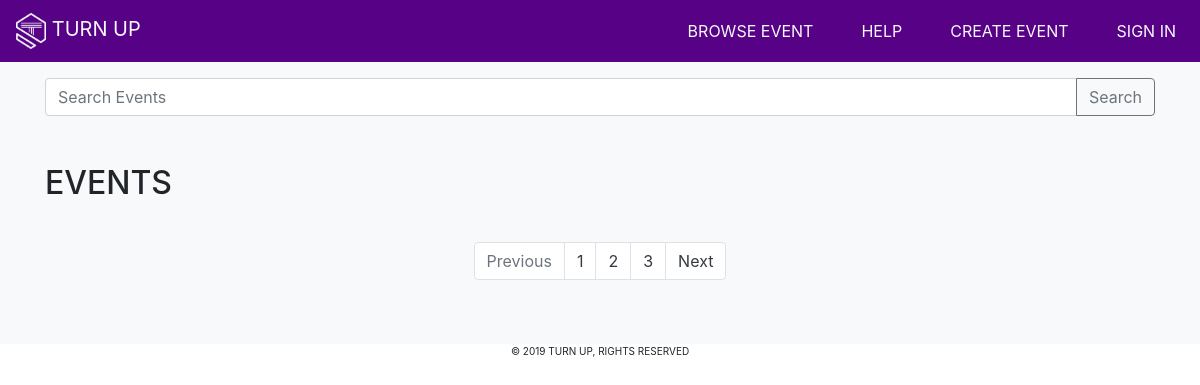
/events/, run on an earlier commit of the app's database.
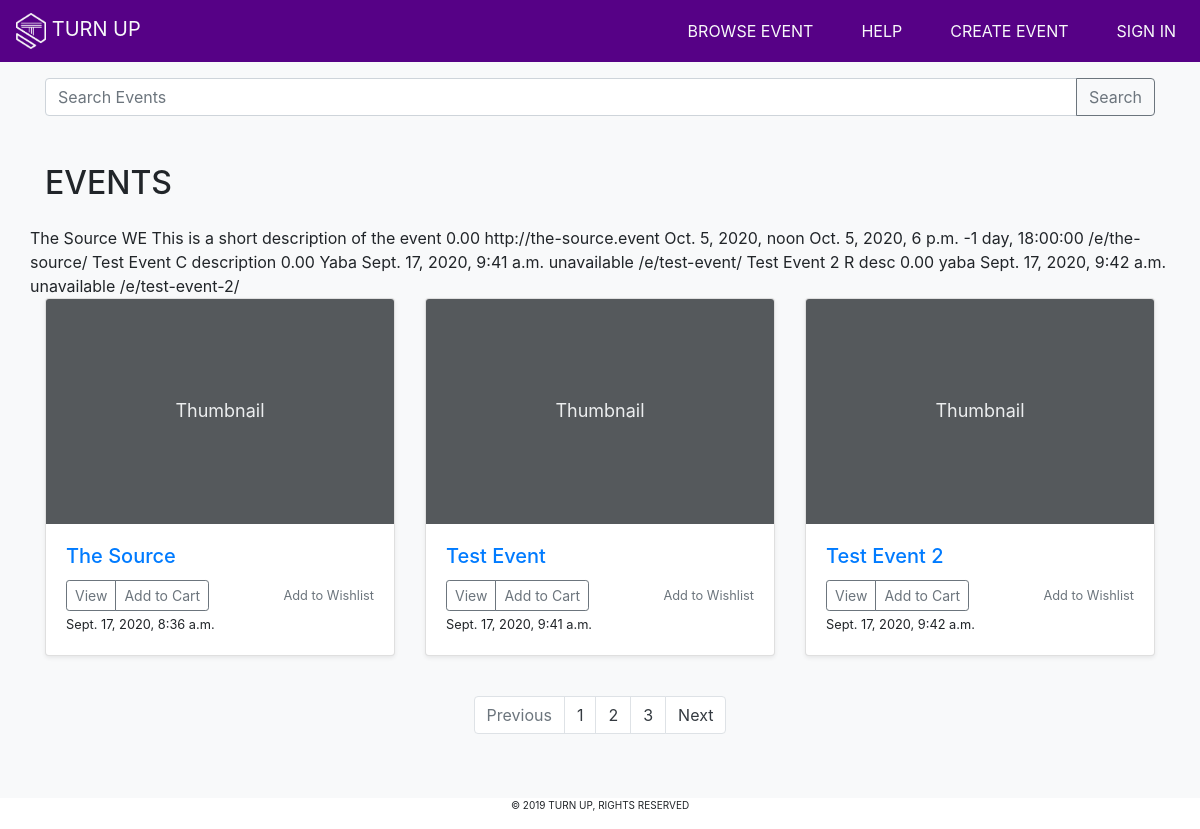
And on a later commit of the database.
### core/models.py (models this page shows, shortened)
class Event(models.Model):
    name = models.CharField(max_length=250)
    category = models.CharField(choices=EVENT_CHOICES, max_length=3, blank=True, null=True)
    description = models.TextField(blank=True, null=True)
    location = models.CharField(max_length=50)
    price = models.DecimalField(max_digits=5, decimal_places=2, default=0.00)
    sale_price = models.DecimalField(max_digits=5, decimal_places=2, blank=True, null=True)
    slug = models.SlugField(unique=True)
    start_time = models.DateTimeField(auto_now=False, auto_now_add=False)
    end_time = models.DateTimeField(auto_now=False, auto_now_add=False, blank=True, null=True)
    timestamp = models.DateTimeField(auto_now=True, auto_now_add=False)
    updated = models.DateTimeField(auto_now=False, auto_now_add=True)
    active = models.BooleanField(default=True)
    featured = models.BooleanField(default=False)
    class Meta:
        pass
    def get_absolute_url(self):
        return reverse("core:event_detail", kwargs={"slug": self.slug})
    def get_event_duration(self):
        if self.end_time:
            return self.start_time - self.end_time
        else:
            return "unavailable"

### core/views.py (the view)
# urls.py: path("events/", views.EventListView.as_view(), name="events_list"),
class EventListView(ListView):
    model = Event
    template_name = "core/event_list.html"

### core/templates/core/event_list.html (shortened to what this page needs)
{% extends 'core/base_slim.html' %}
{% load static %}
{% block content %}
    <section class="bg-light">
        <div class="container">
            <div class="input-group pt-3">
                <input type="search" class="form-control" aria-label="Search Input" placeholder="Search Events">
                <div class="input-group-append">
                    <button class="btn btn-outline-secondary" type="submit">Search</button>
                </div>
            </div>
        </div>
    </section>
    <section>
        <div class="album py-5 bg-light">
            <div class="container">
                <h2 class="pb-3">EVENTS</h2>
                <div class="row">
                    {% for event in object_list %}
                        {{event.name}}
                        {{event.category}}
                        {{event.description}}
                        {% if event.sale_price %}
                            {{event.sale_price}}
                        {% else %}
                            {{event.price}}
                        {% endif %}
                        {% if event.location %}
                            {{event.location}}
                        {% endif %}
                        {{event.start_time}}
                        {% if event.end_time %}
                            {{event.end_time}}
                        {% endif %}
                        {{event.get_event_duration}}
                        {{event.get_absolute_url}}
                    {% endfor %}
                    {% for event in object_list %}
                    <div class="col-md-4">
                        <div class="card mb-4 shadow-sm">
                            <a href="{{event.get_absolute_url}}">
                                <svg class="bd-placeholder-img card-img-top" width="100%" height="225"
                                xmlns="http://www.w3.org/2000/svg" preserveAspectRatio="xMidYMid slice" focusable="false"
                                role="img" aria-label="Placeholder: Thumbnail">
                                <rect width="100%" height="100%" fill="#55595c"></rect><text x="50%" y="50%" fill="#eceeef"
                                    dy=".3em">Thumbnail</text>
                            </svg>
                            </a>
                            <div class="card-body">
                                <a href="{{event.get_absolute_url}}"><h5 class="card-title">{{event.name}}</h5></a>
                                <div class="d-flex justify-content-between align-items-center">
                                    <div class="btn-group">
                                        <button type="button" class="btn btn-sm btn-outline-secondary">View</button>
                                        <button type="button" class="btn btn-sm btn-outline-secondary">Add to Cart</button>
                                    </div>
                                    <small class="text-muted"><a class="text-muted" href="">Add to Wishlist</a></small>
                                </div>
                                <small>{{event.timestamp}}</small>
                            </div>
                        </div>
                    </div>
                    {% endfor %}
                </div>
            </div>
            <section class=" bg-light">
                <div class="container pt-3">
                    <nav aria-label="Page navigation example text-dark">
                        <ul class="pagination justify-content-center">
                            <li class="page-item disabled">
                                <a class="page-link" href="#" tabindex="-1" aria-disabled="true">Previous</a>
                            </li>
                            <li class="page-item"><a class="page-link text-dark" href="#">1</a></li>
                            <li class="page-item"><a class="page-link text-dark" href="#">2</a></li>
                            <li class="page-item"><a class="page-link text-dark" href="#">3</a></li>
                            <li class="page-item">
                                <a class="page-link text-dark" href="#">Next</a>
                            </li>
                        </ul>
                    </nav>
                </div>
            </section>
        </div>
    </section>
{% endblock content %}

### core/templates/core/base_slim.html (shortened to what this page needs)
<!DOCTYPE html>
<html lang="en">
<head>
    {% load static %}
    <link rel="stylesheet" href="https://stackpath.bootstrapcdn.com/bootstrap/4.3.1/css/bootstrap.min.css">
    <link rel="stylesheet" href="{% static 'core/css/style.css' %}">
</head>
<body>
    <header class="bg-purple">
        <nav class="navbar navbar-expand-lg navbar-light text-light px-3">
            <a class="navbar-brand text-light" href="{% url 'core:homepage' %}">
                <img src="{% static 'core/img/tu Logo 2.png' %}" class="" height="36px" alt="LOGO"> TURN UP
            </a>
            <div class="collapse navbar-collapse" id="navbarTogglerDemo02">
                <ul class="navbar-nav ml-auto">
                    <li class="nav-item px-3">
                        <a class="nav-link text-light" href="{% url 'core:events_list' %}">BROWSE EVENT</a>
                    </li>
                    <li class="nav-item px-3">
                        <a class="nav-link text-light" href="#">HELP</a>
                    </li>
                    <li class="nav-item px-3">
                        <a class="nav-link text-light" href="#">CREATE EVENT</a>
                    </li>
                    <li class="nav-item pl-3">
                        {% if user.is_authenticated %}
                        <div class="dropdown" style="top: 14%; cursor: pointer;">
                            <a class="dropdown-toggle" data-toggle="dropdown">
                                <span><img src="{% static 'core//img/profile.png' %}" alt="profile" width="30" height="30"> {{request.user}} <span>
                            </a>
                            <div class="dropdown-menu dropdown-menu-right" aria-labelledby="navbarDropdown">
                               <a class="dropdown-item" href="#">Profile</a>
                               <a class="dropdown-item" href="#">Something</a>
                               <div class="dropdown-divider"></div>
                               <a class="dropdown-item" href="#">Logout</a>
                             </div>
                        </div>
                        {% else %}
                        <a class="nav-link text-light" href="#">SIGN IN</a>
                        {% endif %}
                    </li>
                </ul>
            </div>
        </nav>
    </header>
    {% block content %}
    {% endblock %}
    <footer class="container-fluid">
        <div class="row">
            <div class="col justify-content-center">
                <p class="copyright-text text-center">&copy; 2019 TURN UP, RIGHTS RESERVED </p>
            </div>
        </div>
    </footer>
</body>
</html>

### core/static/core/css/style.css (style rules this page uses)
.bg-purple { background-color: rgb(86, 1, 134); }
.bd-placeholder-img { font-size: 1.125rem; text-anchor: middle; -webkit-user-select: none; -moz-user-select: none; -ms-user-select: none; user-select: none; }
.copyright-text { font-size: 10px; }

What changed in the data, as far as the page shows it:
added Event: name "The Source", category "WE", description "This is a short description of the event", price "0.00", location "http://the-source.event", start_time "Oct. 5, 2020, noon", end_time "Oct. 5, 2020, 6 p.m.", get_event_duration "-1 day, 18:00:00", get_absolute_url "/e/the-source/", timestamp "Sept. 17, 2020, 8:36 a.m."
added Event: name "Test Event", category "C", description "description", price "0.00", location "Yaba", start_time "Sept. 17, 2020, 9:41 a.m.", get_event_duration "unavailable", get_absolute_url "/e/test-event/", timestamp "Sept. 17, 2020, 9:41 a.m."
added Event: name "Test Event 2", category "R", description "desc", price "0.00", location "yaba", start_time "Sept. 17, 2020, 9:42 a.m.", get_event_duration "unavailable", get_absolute_url "/e/test-event-2/", timestamp "Sept. 17, 2020, 9:42 a.m."
